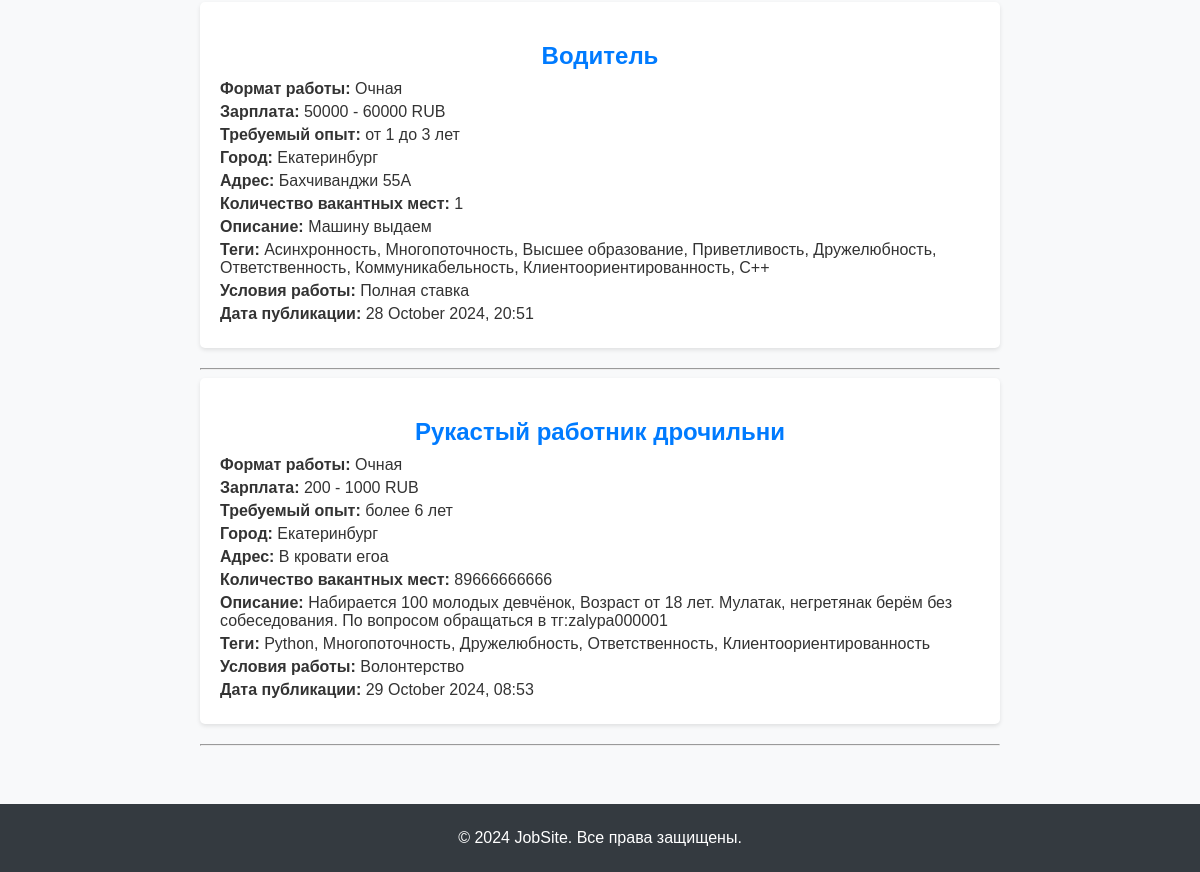
The page /vacancies/ (signed in, lower part) on the database as committed earlier.
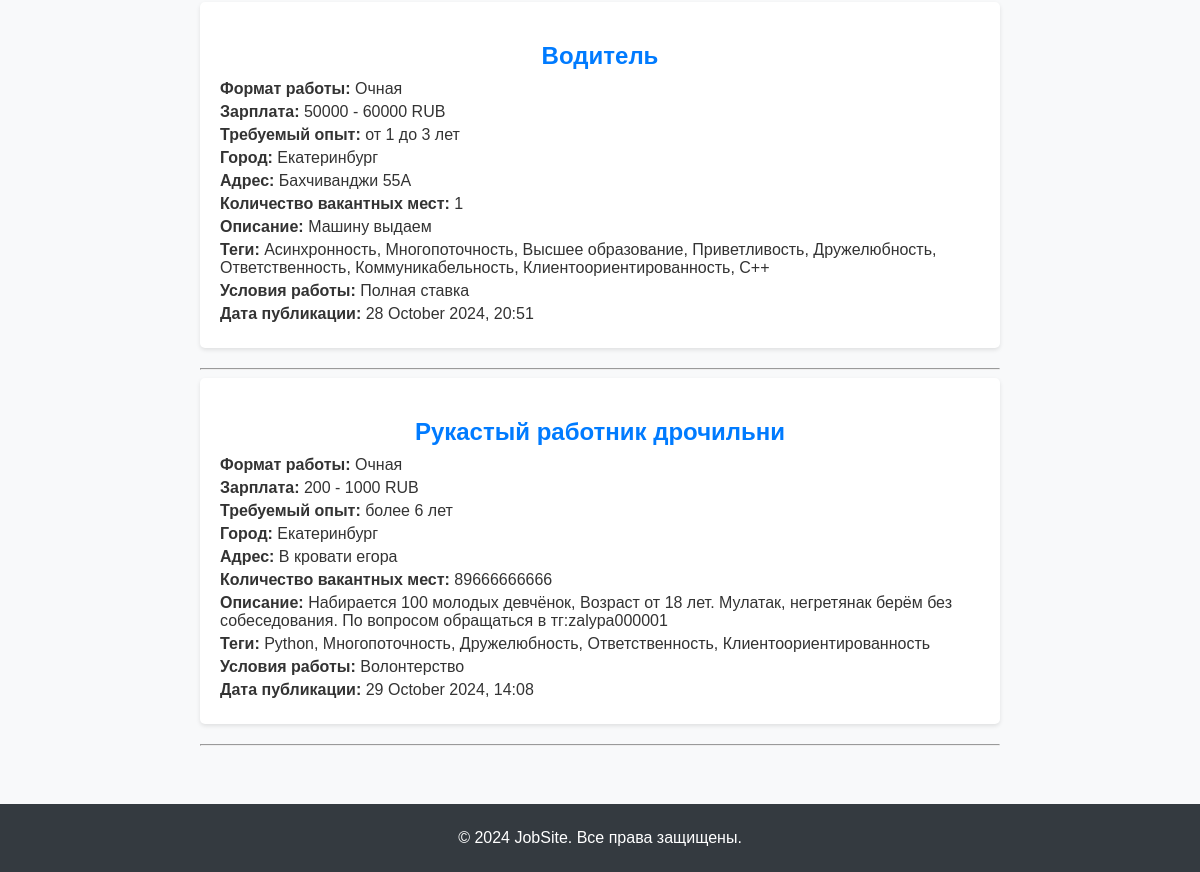
The same page on the database as committed later.
### api/models.py (models this page shows, shortened)
class Vacancy(models.Model):
    WORK_FORMAT_CHOICES = [
        ('remote', 'Удаленная'),
        ('hybrid', 'Гибридная'),
        ('onsite', 'Очная'),
    ]
    WORK_CONDITION_CHOICES = [
        ('full_time', 'Полная ставка'),
        ('part_time', 'Неполная ставка'),
        ('internship', 'Стажировка'),
        ('volunteering', 'Волонтерство'),
        ('one_time', 'Разовое задание'),
        ('project', 'Проектная работа'),
    ]
    CURRENCY_CHOICES = [
        ('RUB', 'RUB'),
        ('USD', 'USD'),
        ('EUR', 'EUR'),
    ]
    EXPERIENCE_CHOICES = [
        ('0', 'Без опыта'),
        ('1', 'До 1 года'),
        ('1-3', 'от 1 до 3 лет'),
        ('3-6', 'от 3 до 6 лет'),
        ('6', 'более 6 лет'),
    ]
    STATUS_CHOICES = [
        ('published', 'Опубликована'),
        ('archived', 'В архиве'),
        ('checking', 'На проверке'),
    ]
    title = models.CharField(max_length=255, verbose_name='Название')
    work_format = models.CharField(
        max_length=10,
        choices=WORK_FORMAT_CHOICES,
        default='onsite',
        verbose_name='Формат работы'
    )
    min_salary = models.PositiveIntegerField(verbose_name='Минимальная зарплата')
    max_salary = models.PositiveIntegerField(verbose_name='Максимальная зарплата')
    currency = models.CharField(
        max_length=3,
        choices=CURRENCY_CHOICES,
        default='RUB',
        verbose_name='Валюта'
    )
    experience = models.CharField(
        max_length=10,
        choices=EXPERIENCE_CHOICES,
        default='0',
        verbose_name='Опыт работы'
    )
    city = models.CharField(max_length=255, verbose_name='Город')
    address = models.CharField(max_length=255, verbose_name='Адрес')
    number_of_openings = models.PositiveIntegerField(verbose_name='Количество мест')
    description = models.TextField(verbose_name='Описание')
    tech_stack_tags = models.ManyToManyField('TechStackTag', blank=True, verbose_name='Технологии')
    work_condition_tags = models.CharField(
        max_length=20,
        choices=WORK_CONDITION_CHOICES,
        default='full_time',
        verbose_name='Условие работы'
    )
    publication_date = models.DateTimeField(auto_now_add=True, verbose_name='Дата публикации')
    status = models.CharField(
        max_length=10,
        choices=STATUS_CHOICES,
        default='published',
        verbose_name='Статус'
    )
    class Meta:
        verbose_name = 'Вакансия'
        verbose_name_plural = 'Вакансии'
    def formatted_publication_date(self):
        return self.publication_date.strftime('%d %B %Y, %H:%M')

### api/views.py (the view)
# urls.py: path('vacancies/', vacancy_list, name='vacancy_list'),
@login_required
def vacancy_list(request):
    vacancies = Vacancy.objects.filter(status='published')  # Фильтрация по статусу
    return render(request, 'vacancy_list.html', {'vacancies': vacancies})

### templates/vacancy_list.html (shortened to what this page needs)
{% extends 'base.html' %}
{% block content %}
    <div class="vacancy-list">
        {% for vacancy in vacancies %}
        <div class="vacancy-item">
            <h2>{{ vacancy.title }}</h2>
            <p><strong>Формат работы:</strong> {{ vacancy.get_work_format_display }}</p>
            <p><strong>Зарплата:</strong> {{ vacancy.min_salary }} - {{ vacancy.max_salary }} {{ vacancy.currency }}</p>
            <p><strong>Требуемый опыт:</strong> {{ vacancy.get_experience_display }}</p>
            <p><strong>Город:</strong> {{ vacancy.city }}</p>
            <p><strong>Адрес:</strong> {{ vacancy.address }}</p>
            <p><strong>Количество вакантных мест:</strong> {{ vacancy.number_of_openings }}</p>
            <p><strong>Описание:</strong> {{ vacancy.description }}</p>
            <p><strong>Теги:</strong>
                {% for tag in vacancy.tech_stack_tags.all %}
                    {{ tag.name }}{% if not forloop.last %}, {% endif %}
                {% endfor %}
            </p>
            <p><strong>Условия работы:</strong> {{ vacancy.get_work_condition_tags_display }}</p>
            <p><strong>Дата публикации:</strong> {{ vacancy.formatted_publication_date }}</p>
        </div>
        <hr>
        {% empty %}
        <p>Вакансий нет</p>
        {% endfor %}
    </div>
{% endblock %}

Rows that differ between the two databases and show on the page:
changed Vacancy "Рукастый работник дрочильни": address "В кровати егоа" → "В кровати егора"; formatted_publication_date "29 October 2024, 08:53" → "29 October 2024, 14:08"
